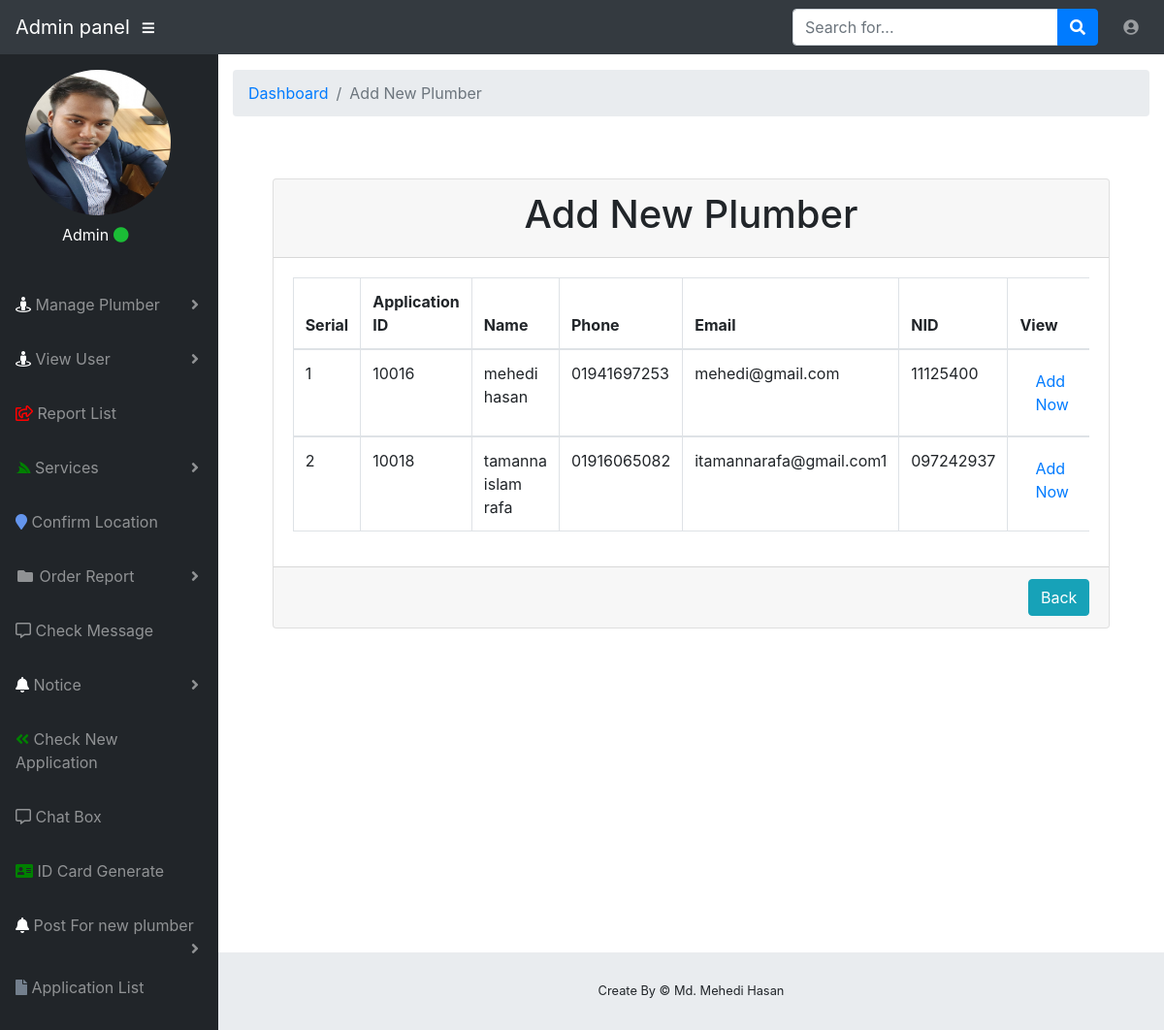
The page /admin/add_plumber.php (signed in) on the database its author committed.
### tables this page shows
CREATE TABLE `apply_plumber` (
  `id` int(11) NOT NULL,
  `first_name` varchar(30) NOT NULL,
  `last_name` varchar(30) NOT NULL,
  `email` varchar(30) NOT NULL,
  `phone` varchar(20) NOT NULL,
  `parm_address` varchar(255) NOT NULL,
  `pres_address` varchar(255) NOT NULL,
  `nid` varchar(17) NOT NULL,
  `service` varchar(255) NOT NULL,
  `dob` date NOT NULL,
  `gender` varchar(255) NOT NULL,
  `expreance` varchar(255) NOT NULL,
  `image` varchar(255) NOT NULL,
  `status` int(11) NOT NULL
);

### admin/add_plumber.php (the view, shortened to what this page needs)
<?php
require_once '../php/db_connect.php';
?>
<?php include "front/header.php"; ?>
<body id="page-top">
<?php include "front/nav.php";?>
<div id="wrapper">
    <?php include "front/sidebar.php";?>
    <div id="content-wrapper">
        <div class="container-fluid">
            <ol class="breadcrumb">
                <li class="breadcrumb-item">
                    <a href="admin_dashboard.php">Dashboard</a>
                </li>
                <li class="breadcrumb-item active">Add New Plumber</li>
            </ol>
            <div class="row">
                <div class="col-md-11 mx-auto mt-5">
                    <div class="card">
                        <div class="card-header">
                            <h1 class="text-center">Add New Plumber</h1>
                            <?php
                                $sql = "SELECT * FROM apply_plumber WHERE status = 1";
                                $result = mysqli_query($connect, $sql);
                            ?>
                        </div>
                        <div class="card-body">
                            <div class="table-responsive">
                                <table class="table table-bordered" id="myTable" width="100%" cellspacing="0">
                                    <thead>
                                    <tr>
                                        <th> Serial</th>
                                        <th> Application ID</th>
                                        <th> Name</th>
                                        <th> Phone</th>
                                        <th> Email</th>
                                        <th> NID</th>
                                        <th>View</th>
                                    </tr>
                                    </thead>
                                    <?php $i =1; while ($row = $result->fetch_assoc()) {?>
                                        <tbody>
                                        <tr>
                                            <td><?php echo $i++; ?></td>
                                            <td><?php echo $row['id']; ?></td>
                                            <td><?php echo $row['first_name']; ?> <?php echo $row['last_name']; ?></td>
                                            <td><?php echo $row['phone']; ?></td>
                                            <td><?php echo $row['email']; ?></td>
                                            <td> <?php echo $row['nid'];?></td>
                                            <td>
                                                <a href="add.php?app_id=<?php echo $row['id'];?>" class="nav-link"> Add Now</a>
                                            </td>
                                        </tr>
                                        </tbody>
                                    <?php }?>
                                </table>
                            </div>
                        </div>
                        <div class="card-footer">
                            <a href="admin_dashboard.php" class="float-right"><button type="button" class="btn btn-info">Back</button></a>
                        </div>
                    </div>
                </div>
            </div>
        </div>
        <footer class="sticky-footer">
            <div class="container my-auto">
                <div class="copyright text-center my-auto">
                    <span>Create By © Md. Mehedi Hasan</span>
                </div>
            </div>
        </footer>
    </div>
</div>
</body>
</html>

### rows shown on the page
apply_plumber: id "10016", first_name "mehedi", last_name "hasan", phone "01941697253", email "mehedi@gmail.com", nid "11125400"
apply_plumber: id "10018", first_name "tamanna", last_name "islam rafa", phone "01916065082", email "itamannarafa@gmail.com1", nid "097242937"
